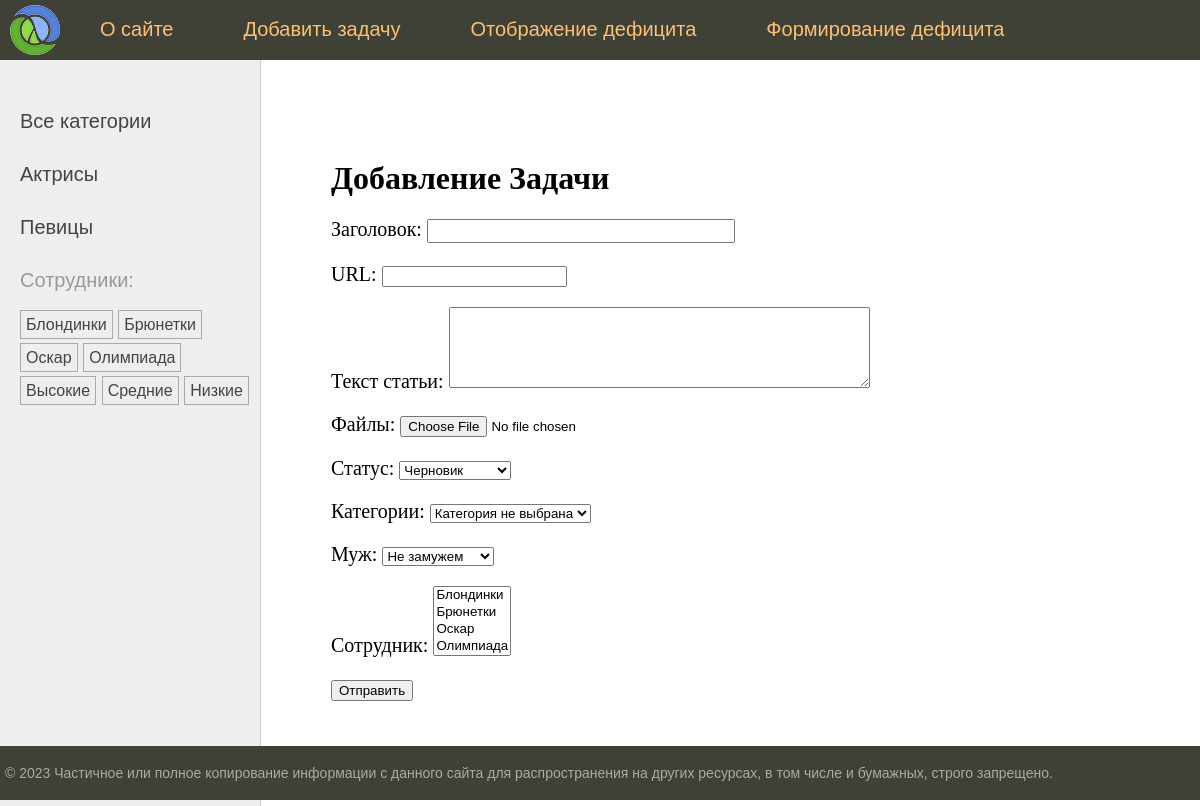
The page /addpage/ on the database its author committed.
### women/models.py (models this page shows)
class Category(models.Model):
    name = models.CharField(max_length=100, db_index=True, verbose_name="Название")
    slug = models.SlugField(max_length=255, unique=True, db_index=True)
    class Meta:
        verbose_name = "Категория"
        verbose_name_plural = "Категории"
    def __str__(self):
        return self.name
    def get_absolute_url(self):
        return reverse('category', kwargs={'cat_slug': self.slug})

class TagPost(models.Model):
    tag = models.CharField(max_length=100, db_index=True)
    slug = models.SlugField(max_length=255, unique=True, db_index=True)
    def __str__(self):
        return self.tag
    def get_absolute_url(self):
        return reverse('tag', kwargs={'tag_slug': self.slug})

### women/views.py (the view, shortened to what this page needs)
# urls.py: path('addpage/', views.AddPage.as_view(), name='add_page'), # Ссылка на класс для добавления постов, если использовать фукнцию, то нужно прописать addpage
class AddPage(View):
    def get(self, request):
        form = AddPostForm()
        return render(request, "women/addpage.html", {'title': "Добавление Задачи", 'form': form})

### women/forms.py
class AddPostForm(forms.ModelForm):
    cat = forms.ModelChoiceField(queryset=Category.objects.all(), empty_label="Категория не выбрана", label='Категории')
    husband = forms.ModelChoiceField(queryset=Husband.objects.all(), required=False, empty_label="Не замужем", label='Муж')
    class Meta:
        model = Women
        fields = ['title', 'slug', 'content', 'photo', 'is_published', 'cat', 'husband', 'tags']
        widgets = {
            'title': forms.TextInput(attrs={'class': 'form-input'}),
            'content': forms.Textarea(attrs={'cols': 50, 'rows': 5}),
        }

### women/models.py (called while the page is built)
    def __str__(self):
        return self.name

### women/templatetags/women_tags.py (called while the page is built)
@register.simple_tag()
def get_menu():
    return menu

@register.inclusion_tag('women/list_categories.html')
def show_categories(cat_selected=0):
    cats = Category.objects.all()
    return {'cats': cats, 'cat_selected': cat_selected}

@register.inclusion_tag('women/list_tags.html')
def show_all_tags():
    return {'tags': TagPost.objects.all()}

### women/templates/women/addpage.html (shortened to what this page needs)
{% extends 'base.html' %}
{% block content %}
<h1>{{ title }}</h1>
<form action="" method="post" enctype="multipart/form-data">
    {{ form.as_p }}
    <p><button type="submit">Отправить</button></p>
</form>
{% endblock %}

### women/templates/women/list_categories.html
{% for cat in cats %}
{% if cat.id == cat_selected %}
<li class="selected">{{cat.name}}</li>
{% else %}
<li><a href="{{ cat.get_absolute_url }}">{{cat.name}}</a></li>
{% endif %}
{% endfor %}

### women/templates/women/list_tags.html
{% if tags %}
<p>Сотрудники:</p>
<ul class="tags-list">
    {% for t in tags %}
    <li><a href="{{t.get_absolute_url}}">{{t.tag}}</a></li>
    {% endfor %}
</ul>
{% endif %}

### women/static/women/css/styles.css (style rules this page uses)
html, body { font-family: 'Arial'; margin: 0; padding: 0; height: 100%; width: 100%; color: #444; }
a { color: #0059b2; text-decoration: none; }
.left-chapters ul { width: 230px; margin: 0; padding: 20px 10px 10px 20px; list-style: none; font-size: 20px; }
.left-chapters ul li { margin: 30px 0 0 0; color: #999; }
.left-chapters ul li a { color: #444; text-decoration: none; }
ul.tags-list { width: 100%; margin: 0; padding: 0; list-style: none; }
ul.tags-list li { margin: 0; padding: 0 0 10px; display: inline-block; }
ul.tags-list li a { padding: 5px; font-size: 16px; border: 1px solid #aaa; }
.content-text h1 { font-size: 32px; }
.form-input { width: 300px; font-size: 16px; }

### rows shown on the page
Category: name "Актрисы"
Category: name "Певицы"
TagPost: tag "Блондинки"
TagPost: tag "Брюнетки"
TagPost: tag "Оскар"
TagPost: tag "Олимпиада"
TagPost: tag "Высокие"
TagPost: tag "Средние"
TagPost: tag "Низкие"

### other values the page prints
{{ m.title }} "О сайте" "Добавить задачу" "Отображение дефицита" "Формирование дефицита"
{{ title }} "Добавление Задачи"
